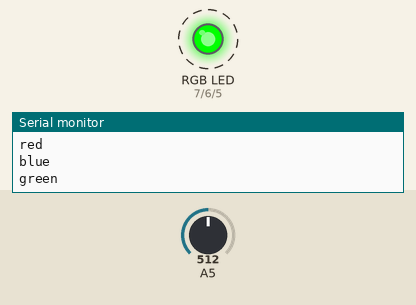
This sketch was run on a simulated Arduino Uno, built with avr-gcc and run on an emulated ATmega328P. Parts: an RGB LED mixed from three pins (HIGH = lit), the last lines printed to the serial monitor. Dashed ring = blinking. Inputs (shaded band) come from the test bench; at power-on: A5 = 512. Dim RGB values are drawn brighter than linear.

Above: at 2.3 s.
2.4 s: A5 set to 0
At 2.9 s:
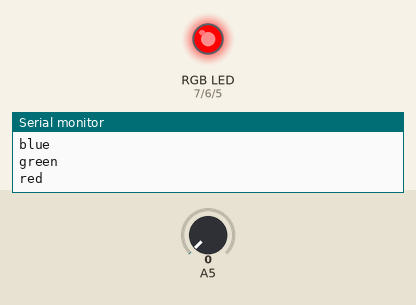
5.9 s: A5 set to 6
At 6.69 s:
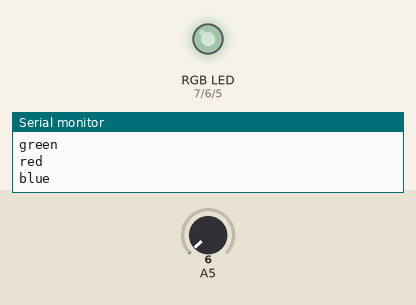
9.4 s: A5 set to 8
12.9 s: A5 set to 122
16.4 s: A5 set to 306
At 16.73 s:
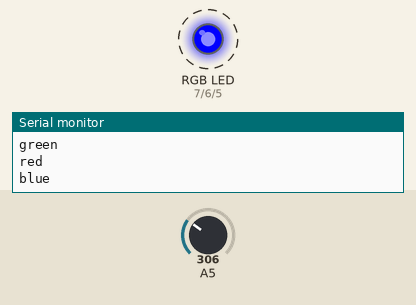
Timing chart, 0 to 20.9 s (numbered marks = the images above; inputs shaded):
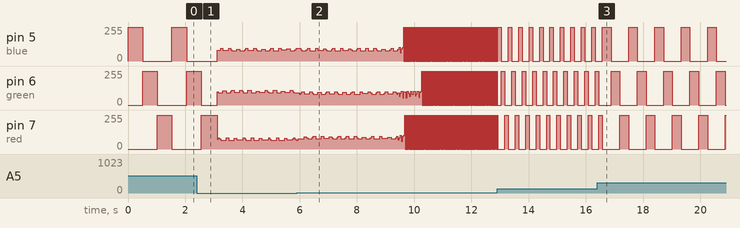

The sketch:

led_pwm.ino
```cpp
#include <Arduino.h>
#include <LiquidCrystal_I2C.h>
#define blue 5
#define green 6
#define red 7
int pot = 0;
LiquidCrystal_I2C lcd = LiquidCrystal_I2C(0x20, 16, 2);
void setup()
{
  Serial.begin(9600);
  pinMode(blue, OUTPUT);
  pinMode(green, OUTPUT);
  pinMode(red, OUTPUT);
}

void loop()
{
  pot = analogRead(A5);
  for (int i = 1; i <= 3; i++)
  {
    if (i == 1)
    {

      digitalWrite(blue, HIGH);
      // lcd.setCursor(0, 4);
      Serial.println("blue");
      delay(pot);
      digitalWrite(blue, LOW);
    }
    else if (i == 2)
    {

      digitalWrite(green, HIGH);
      Serial.println("green");
      delay(pot);
      digitalWrite(green, LOW);
    }
    else if (i == 3)
    {

      digitalWrite(red, HIGH);
      Serial.println("red");
      delay(pot);
      digitalWrite(red, LOW);
    }
  }
  // delay(500);
}
```

Measured:
- after the input at 16.4 s, pin 5 (blue): alternates 255/255 for 0.31 s and 0/255 for 0.61 s, starting after 0.49 s
- by itself, pin 5 (blue): repeats every 0.37 s: 255/255 0.12 s, 0/255 0.24 s
- by itself, pin 6 (green): repeats every 0.92 s: 255/255 0.31 s, 0/255 0.61 s
- by itself, pin 7 (red): repeats every 0.92 s: 0/255 0.61 s, 255/255 0.31 s
